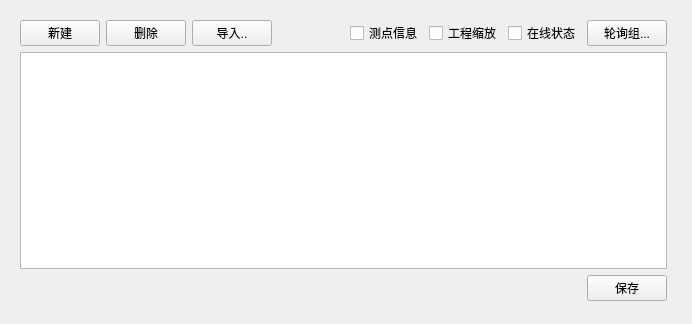
<?xml version="1.0" encoding="UTF-8"?>
<ui version="4.0">
 <class>BackendTagsEditor</class>
 <widget class="QWidget" name="BackendTagsEditor">
  <property name="geometry">
   <rect>
    <x>0</x>
    <y>0</y>
    <width>692</width>
    <height>324</height>
   </rect>
  </property>
  <property name="windowTitle">
   <string>Form</string>
  </property>
  <widget class="QWidget" name="gridLayoutWidget">
   <property name="geometry">
    <rect>
     <x>10</x>
     <y>10</y>
     <width>667</width>
     <height>301</height>
    </rect>
   </property>
   <layout class="QGridLayout" name="gridLayout">
    <property name="leftMargin">
     <number>10</number>
    </property>
    <property name="topMargin">
     <number>10</number>
    </property>
    <property name="rightMargin">
     <number>10</number>
    </property>
    <property name="bottomMargin">
     <number>10</number>
    </property>
    <item row="0" column="0">
     <widget class="QPushButton" name="pbAdd">
      <property name="text">
       <string>新建</string>
      </property>
     </widget>
    </item>
    <item row="0" column="1">
     <widget class="QPushButton" name="pbDelete">
      <property name="text">
       <string>删除</string>
      </property>
     </widget>
    </item>
    <item row="1" column="0" colspan="8">
     <widget class="QTableView" name="tvTags">
      <property name="sortingEnabled">
       <bool>true</bool>
      </property>
      <attribute name="horizontalHeaderStretchLastSection">
       <bool>true</bool>
      </attribute>
     </widget>
    </item>
    <item row="0" column="3">
     <spacer name="horizontalSpacer">
      <property name="orientation">
       <enum>Qt::Horizontal</enum>
      </property>
      <property name="sizeHint" stdset="0">
       <size>
        <width>40</width>
        <height>20</height>
       </size>
      </property>
     </spacer>
    </item>
    <item row="0" column="2">
     <widget class="QPushButton" name="pbLoad">
      <property name="sizePolicy">
       <sizepolicy hsizetype="Fixed" vsizetype="Fixed">
        <horstretch>0</horstretch>
        <verstretch>0</verstretch>
       </sizepolicy>
      </property>
      <property name="text">
       <string>导入..</string>
      </property>
     </widget>
    </item>
    <item row="2" column="7">
     <widget class="QPushButton" name="pbSave">
      <property name="sizePolicy">
       <sizepolicy hsizetype="Fixed" vsizetype="Fixed">
        <horstretch>0</horstretch>
        <verstretch>0</verstretch>
       </sizepolicy>
      </property>
      <property name="text">
       <string>保存</string>
      </property>
     </widget>
    </item>
    <item row="2" column="0" colspan="7">
     <spacer name="horizontalSpacer_2">
      <property name="orientation">
       <enum>Qt::Horizontal</enum>
      </property>
      <property name="sizeHint" stdset="0">
       <size>
        <width>40</width>
        <height>20</height>
       </size>
      </property>
     </spacer>
    </item>
    <item row="0" column="4">
     <widget class="QCheckBox" name="cbInfo">
      <property name="text">
       <string>测点信息</string>
      </property>
     </widget>
    </item>
    <item row="0" column="7">
     <widget class="QPushButton" name="pushButton">
      <property name="text">
       <string>轮询组...</string>
      </property>
     </widget>
    </item>
    <item row="0" column="6">
     <widget class="QCheckBox" name="cbOnlineState">
      <property name="text">
       <string>在线状态</string>
      </property>
     </widget>
    </item>
    <item row="0" column="5">
     <widget class="QCheckBox" name="cbScale">
      <property name="text">
       <string>工程缩放</string>
      </property>
     </widget>
    </item>
   </layout>
  </widget>
 </widget>
 <resources/>
 <connections/>
</ui>
